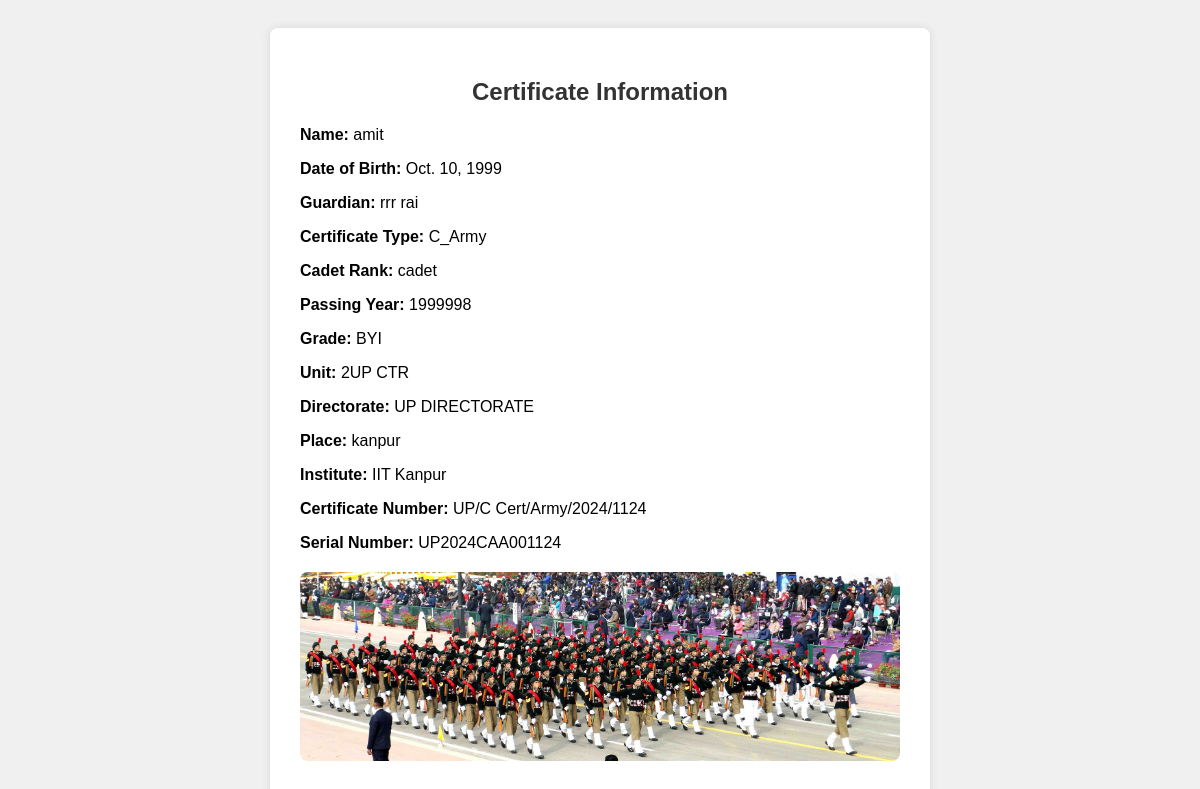
Screenshot of /qr_scan/7/ with the database file from the repository.
### mainapp/models.py (models this page shows, shortened)
class Certificate(models.Model):
    CERTIFICATE_TYPE_CHOICES = [
        ('A_Army', 'A Army'),
        ('A_AirForce', 'A AirForce'),
        ('A_Navy', 'A Navy'),
        ('B_AirForce', 'B AirForce'),
        ('B_Army', 'B Army'),
        ('B_Navy', 'B Navy'),
        ('C_Army', 'C Army'),
    ]
    Name = models.CharField(max_length=100, null=True, blank=True)
    DOB = models.DateField(null=True, blank=True)
    Guardian = models.CharField(max_length=100, null=True, blank=True)
    CertificateType = models.CharField(max_length=20, choices=CERTIFICATE_TYPE_CHOICES, null=True, blank=True)
    CadetRank = models.CharField(max_length=20, null=True, blank=True)
    PassingYear = models.IntegerField(null=True, blank=True)
    Grade = models.CharField(max_length=10, null=True, blank=True)
    Unit = models.CharField(max_length=50, null=True, blank=True)
    Directorate = models.CharField(max_length=50, null=True, blank=True)
    Place = models.CharField(max_length=100, null=True, blank=True)
    Institute = models.CharField(max_length=100, null=True, blank=True)
    certificate_number = models.CharField(max_length=50, null=True, blank=True)
    serial_number = models.CharField(max_length=50, null=True, blank=True)
    user_image = models.ImageField(upload_to='media/', null=True, blank=True)
    qr_code = models.ImageField(upload_to='qr_codes/', blank=True)
    final_certificate = models.ImageField(upload_to='media/certificates/', null=True, blank=True)
    is_duplicate = models.BooleanField(default=False)
    reviewer_ceo = models.ForeignKey(settings.AUTH_USER_MODEL, related_name='ceo_reviews', on_delete=models.SET_NULL, null=True, blank=True)
    reviewer_register_head = models.ForeignKey(settings.AUTH_USER_MODEL, related_name='register_head_reviews', on_delete=models.SET_NULL, null=True, blank=True)
    reviewer_staff = models.ForeignKey(settings.AUTH_USER_MODEL, related_name='staff_reviews', on_delete=models.SET_NULL, null=True, blank=True)
    ceo_review_status = models.BooleanField(null=True, blank=True)
    register_head_review_status = models.BooleanField(null=True, blank=True)
    staff_review_status = models.BooleanField(null=True, blank=True)
    signature_image = models.ImageField(upload_to='signatures/', null=True, blank=True)
    is_signed = models.BooleanField(default=False)
    issue_date = models.DateField(auto_now_add=True)
    remarks = models.TextField(blank=True, null=True)

### mainapp/views.py (the view)
# urls.py: path('qr_scan/<int:certificate_id>/',qr_scan_view, name='qr_scan'),
def qr_scan_view(request, certificate_id):
    certificate = get_object_or_404(Certificate, pk=certificate_id)
    return render(request, 'qr_scan_popup.html', {'certificate': certificate})

### mainapp/templates/qr_scan_popup.html (shortened to what this page needs)
<!DOCTYPE html>
<html lang="en">
<head>
</head>
<body>
    <div class="certificate-info">
        <h2>Certificate Information</h2>
        <p><strong>Name:</strong> {{ certificate.Name }}</p>
        <p><strong>Date of Birth:</strong> {{ certificate.DOB }}</p>
        <p><strong>Guardian:</strong> {{ certificate.Guardian }}</p>
        <p><strong>Certificate Type:</strong> {{ certificate.CertificateType }}</p>
        <p><strong>Cadet Rank:</strong> {{ certificate.CadetRank }}</p>
        <p><strong>Passing Year:</strong> {{ certificate.PassingYear }}</p>
        <p><strong>Grade:</strong> {{ certificate.Grade }}</p>
        <p><strong>Unit:</strong> {{ certificate.Unit }}</p>
        <p><strong>Directorate:</strong> {{ certificate.Directorate }}</p>
        <p><strong>Place:</strong> {{ certificate.Place }}</p>
        <p><strong>Institute:</strong> {{ certificate.Institute }}</p>
        <p><strong>Certificate Number:</strong> {{ certificate.certificate_number }}</p>
        <p><strong>Serial Number:</strong> {{ certificate.serial_number }}</p>
        {% if certificate.user_image %}
            <img src="{{ certificate.user_image.url }}" alt="User Image">
        {% endif %}
    </div>
</body>
</html>

### mainapp/templates/qr_scan_popup.html (style rules this page uses)
body { font-family: Arial, sans-serif; background-color: #f0f0f0; padding: 20px; }
.certificate-info { max-width: 600px; margin: 0 auto; background-color: #fff; padding: 30px; border-radius: 8px; box-shadow: 0 0 10px rgba(0,0,0,0.1); }
.certificate-info h2 { text-align: center; color: #333; }
.certificate-info p { margin-bottom: 10px; }
.certificate-info img { display: block; margin: 20px auto; max-width: 100%; height: auto; border-radius: 8px; }

### rows the page displays
Certificate: Name "amit", DOB "Oct. 10, 1999", Guardian "rrr rai", CertificateType "C_Army", CadetRank "cadet", PassingYear "1999998", Grade "BYI", Unit "2UP CTR", Directorate "UP DIRECTORATE", Place "kanpur", Institute "IIT Kanpur", certificate_number "UP/C Cert/Army/2024/1124", serial_number "UP2024CAA001124", user_image (picture)
